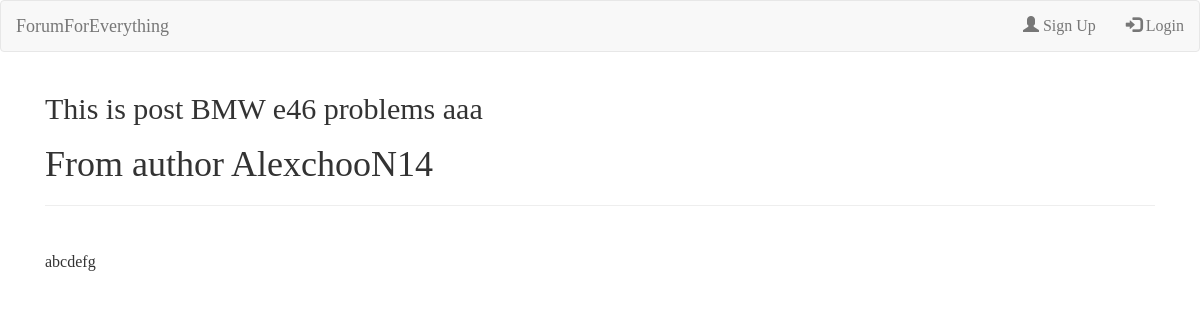
Page /posts/3/9 on the committed database.
### models.py (models this page shows)
class Post(Base):
    __tablename__ = 'Post'
    id = Column(Integer, primary_key=True)
    name = Column(String(80), unique=True, nullable=False)
    author = Column(String(90), nullable=False)
    content = Column(String(200), nullable=False)
    date = Column(DateTime(), default=datetime.datetime.now())
    topic_id = Column(Integer, ForeignKey('Topic.id'))

### app.py (the view)
@app.route('/posts/<int:topic_id>/<int:post_id>')
def show_post(topic_id, post_id):
    post = Post.query.filter_by(id=post_id, topic_id=topic_id).first()
    return render_template('post.html', post=post, current_user=current_user)

### templates/post.html (shortened to what this page needs)
<!DOCTYPE html>
<html lang="bg">
<head>
    <link rel="stylesheet" href="https://maxcdn.bootstrapcdn.com/bootstrap/3.4.1/css/bootstrap.min.css">
    <link rel="stylesheet" href="/static/main.css">
</head>
<body>
<nav class="navbar navbar-default">
  <div class="container-fluid">
    <div class="navbar-header">
      <a class="navbar-brand" href="/">ForumForEverything</a>
    </div>
    {% if not current_user.is_authenticated %}
        <ul class="nav navbar-nav navbar-right">
          <li><a href="/register"><span class="glyphicon glyphicon-user"></span> Sign Up</a></li>
          <li><a href="/login"><span class="glyphicon glyphicon-log-in"></span> Login</a></li>
        </ul>
    {% endif %}
  </div>
</nav>
<div class="container">
  <h2>This is post {{ post.name }}</h2>
    <h1>From author {{ post.author }}</h1>
    <hr>
    <br>
</div>
<div class="container">
    <p>
    {{ post.content }}
    </p>
</div>
</body>
</html>

### static/main.css (style rules this page uses)
html, body { font-family: 'Pangolin', cursive; font-size: 16px; line-height: 1.5; }
.container { width: 1140px; margin-left: auto; margin-right: auto; }

### templates/post.html (style rules this page uses)
p { word-wrap: break-word; }

### rows in the picture
Post: name "BMW e46 problems aaa", author "AlexchooN14", content "abcdefg"
